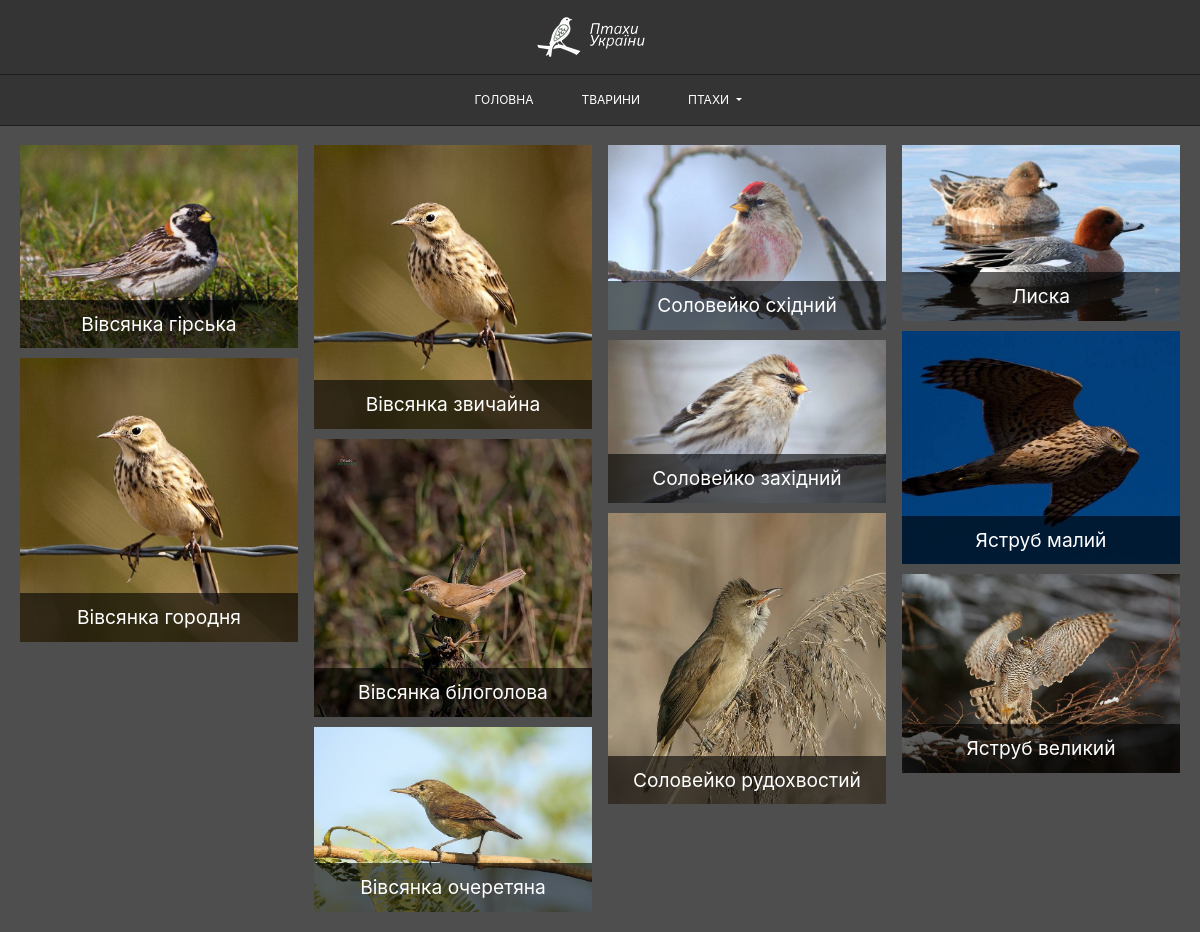
The page /news/ on the database as committed earlier.
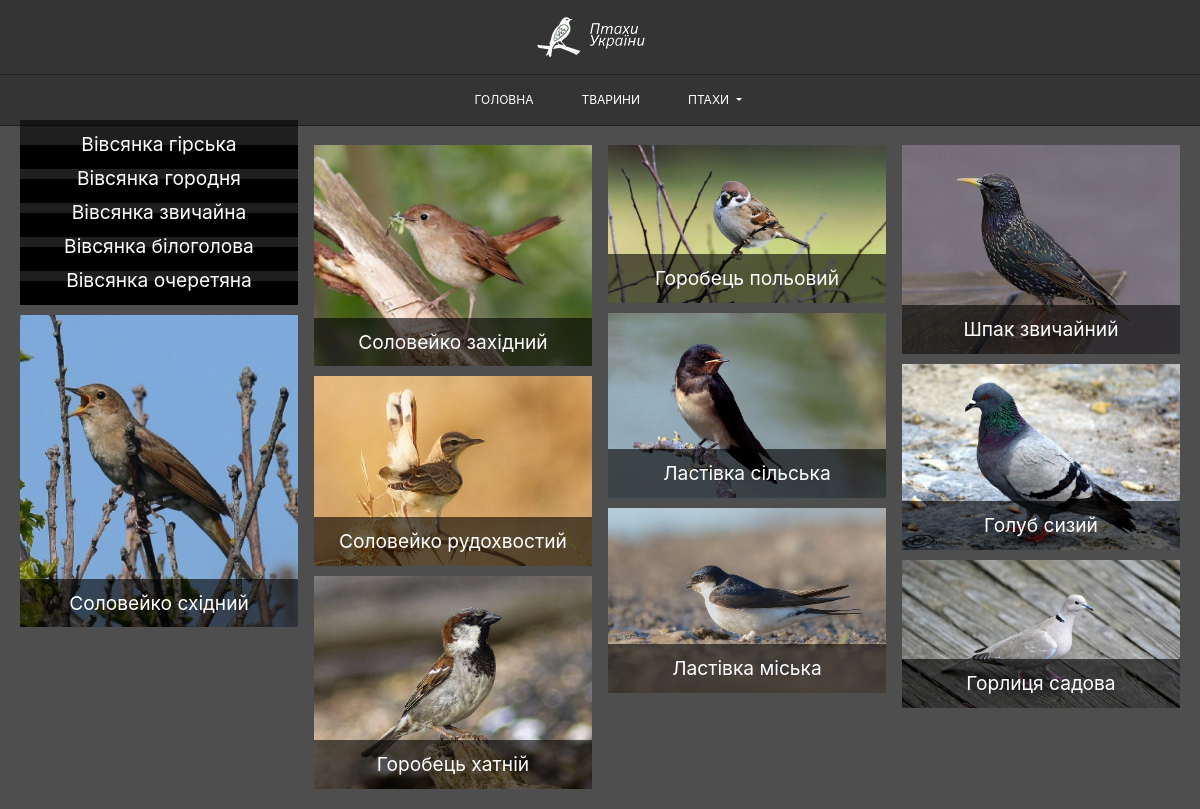
The same page on the database as committed later.
### news/models.py (models this page shows, shortened)
class Articles(models.Model):
    title = models.CharField(max_length=120)
    post = models.TextField()
    image = models.ImageField(blank=True, null=True)
    audio = models.FileField(blank=True, null=True)

### templates/news/posts.html (shortened to what this page needs)
<!DOCTYPE html>
<html lang="en">
<head>
  {% load static %}
  <link rel="stylesheet" href="https://cdnjs.cloudflare.com/ajax/libs/normalize/8.0.1/normalize.css">
  <link rel="stylesheet" href="{% static 'css/bootstrap.min.css' %}" type="text/css">
  <link rel="stylesheet" href="{% static 'css/main.css' %}" type="text/css">
</head>
<body>
<header class="header">
    <a href="../"> <img src="{% static 'mainApp/images/birds-logo.png' %}" alt="logo" class="logo"> </a>
</header>
<nav class="navbar navbar-expand-lg navbar-dark bg-dark">
  <div class="collapse navbar-collapse" id="navbarSupportedContent">
    <ul class="navbar-nav justify-content-center flex-fill ">
      <li class="nav-item active">
        <a class="nav-link" href="/">Головна <span class="sr-only">(current)</span></a>
      </li>
      <li class="nav-item active">
        <a class="nav-link" href="#">Тварини</a>
      </li>
      <li class="nav-item dropdown active">
        <a class="nav-link dropdown-toggle" href="#" id="navbarDropdown" role="button" data-toggle="dropdown" aria-haspopup="true" aria-expanded="false">
          Птахи
        </a>
      </li>
    </ul>
  </div>
</nav>
<div class="content">
    <div class="masonry">
    {% for post in object_list %}
        {% if post.image != None %}
            <div class="imagebox">
            <a href="/news/{{post.id}}"><img src="{{ post.image.url }}" class="category-banner img-fluid" alt="" ></a>
        {% endif%}
            <a style="text-decoration: none" href="/news/{{post.id}}"><span class="imagebox-desc" >{{ post.title }}</span></a>
        </div>
    {% endfor %}
</div>
</div>
</body>
</html>

### static/css/main.css (style rules this page uses)
html { box-sizing: border-box; position: relative; min-height: 100%; scrollbar-face-color: #646464; scrollbar-base-color: #646464; scrollbar-3dlight-color: #646464; scrollbar-highlight-color: #646464; scrollbar-track-color: #000; scrollbar-arrow-color: #000; scrollbar-shadow-color: #646464; }
* { box-sizing: inherit; }
.header { position: absolute; left: 0; top: 0; width: 100%; height: 75px; background-color: #343434; padding: 10px 0; border-bottom: 1px solid #1f1f1f; }
.logo { display: block; margin: 0 auto; }
.bg-dark { background-color: #343434!important; border-bottom: 1px solid #1f1f1f; }
.nav-item { text-transform: uppercase; font-size: 12px; font-weight: normal; padding: .5rem 1rem; }
.navbar { padding: 0; position: absolute; left: 0; top: 75px; width: 100%; }
.content { padding-top: 125px; min-height: 100vh; background-color: #4e4e4e; }
.masonry { column-count: 4; column-gap: 1em; padding: 20px; }
.imagebox { background: black; margin-bottom: 10px; position: relative; text-align: center; width: 100%; }
.imagebox img { opacity: 1; transition: 0.5s opacity; }
.imagebox .imagebox-desc { background-color: rgba(0, 0, 0, 0.6); bottom: 0; color: white; font-size: 1.2em; left: 0; padding: 10px 15px; position: absolute; transition: 0.5s padding; text-align: center; width: 100%; }
@media only screen and (min-width: 1025px) { .masonry { column-count: 4; } }
@media only screen and (max-width: 1220px) and (min-width: 1131px) { .masonry { column-count: 4; } }

Rows that differ between the two databases and show on the page:
removed Articles: image (picture), title "Лиска"
removed Articles: image (picture), title "Яструб малий"
removed Articles: image (picture), title "Яструб великий"
changed Articles "Вівсянка гірська": image: picture removed
changed Articles "Вівсянка городня": image: picture removed
changed Articles "Вівсянка звичайна": image "anthus_rubescens2.jpg" → "emberiza_citrinella1.jpg" (drawn); image: picture removed
changed Articles "Вівсянка білоголова": image: picture removed
changed Articles "Вівсянка очеретяна": image: picture removed
changed Articles "Соловейко східний": image: a different picture
changed Articles "Соловейко західний": image: a different picture
changed Articles "Соловейко рудохвостий": image: a different picture
added Articles: image (picture), title "Горобець хатній"
added Articles: image (picture), title "Горобець польовий"
added Articles: image (picture), title "Ластівка сільська"
added Articles: image (picture), title "Ластівка міська"
added Articles: image (picture), title "Шпак звичайний"
added Articles: image (picture), title "Голуб сизий"
added Articles: image (picture), title "Горлиця садова"
